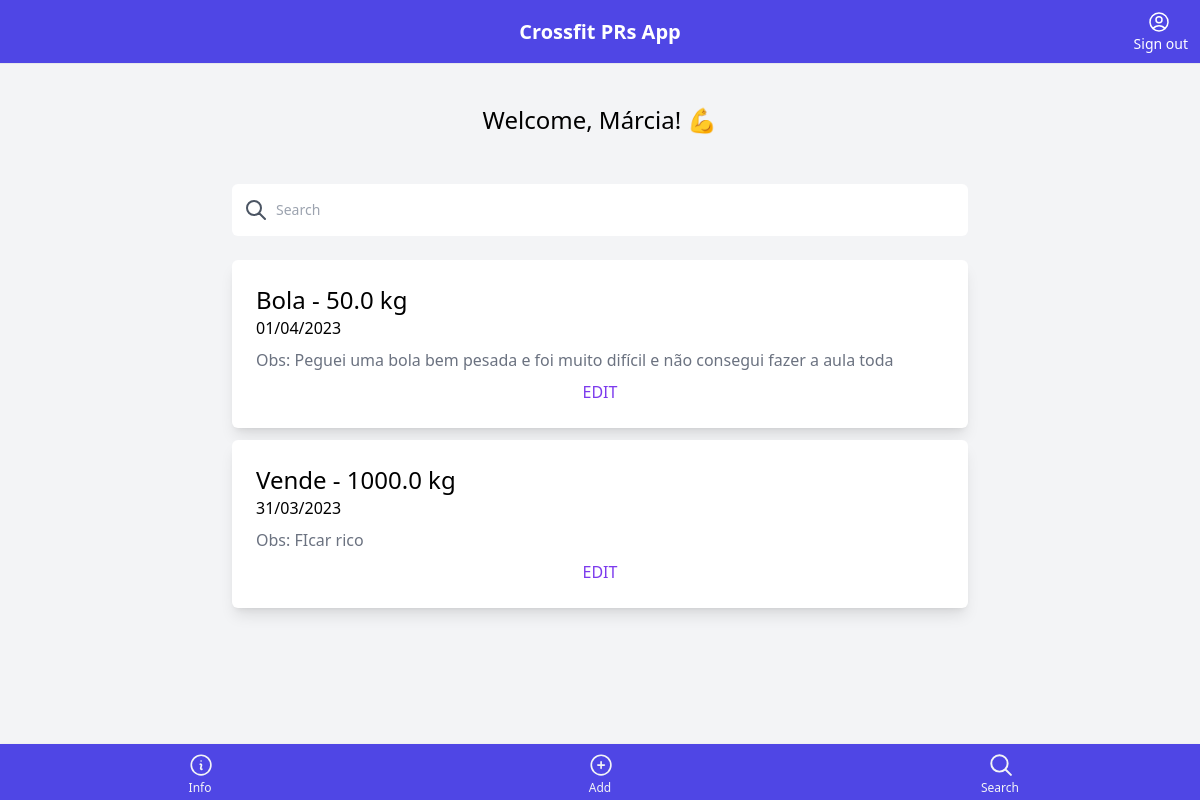
/ (signed in), run on the app's committed database.
### core/models.py (models this page shows, shortened)
class Item(models.Model):
    name = models.CharField(max_length=255)
    observation = models.TextField(blank=True, null=True)
    personal_record = models.FloatField()
    pr_date = models.DateField()
    created_by = models.ForeignKey(User, related_name='items', on_delete=models.CASCADE)
    created_at = models.DateTimeField(auto_now_add=True)

### core/views.py (the view)
# urls.py: path('', views.index, name='index'),
@login_required
def index(request):
     query = request.GET.get('query','')
     items = Item.objects.filter(created_by=request.user)
     if query:
          items = items.filter(name__icontains=query)
     return render(request, 'core/index.html', {
          'items': items,
          'query': query
     })

### core/templates/core/index.html (shortened to what this page needs)
{% extends 'core/base.html' %}
{% block content %}
    <h2 class="mb-12 text-2xl text-center"> Welcome, {{ request.user.first_name }}! 💪 </h2>
    <form method="get" action="{% url 'core:index' %}">
        <div class="flex items-center">
            <div class="relative text-gray-600 focus-within:text-gray-400 w-full">
                <span class="absolute inset-y-0 left-0 flex items-center pl-2">
                  <button type="submit" class="p-1 focus:outline-none">
                    <svg fill="none" stroke="currentColor" stroke-linecap="round" stroke-linejoin="round" stroke-width="2" viewBox="0 0 24 24" class="w-6 h-6"><path d="M21 21l-6-6m2-5a7 7 0 11-14 0 7 7 0 0114 0z"></path></svg>
                  </button>
                </span>
                <input type="search" name="query" class=" w-full py-4 text-sm rounded-md pl-11 pr-5 focus:outline-none focus:bg-white focus:text-gray-900" placeholder="Search" value="{{ query }}" autocomplete="off">
            </div>
        </div>
    </form>
    <div class="mt-6 pb-12 rounded-md">
        <div class= "grid grid-cols-1 gap-3">
            {% for item in items %}
                <div>
                    <a href="{% url 'edit' item.id %}">
                        <div class="p-6 bg-white rounded-md shadow-lg">
                            <h2 class="text-2xl font-medium">{{ item.name }} - {{ item.personal_record }} kg</h2>
                            <p class="text-black-500">{{ item.pr_date|date:"d/m/Y" }} </p>
                            <p class="text-gray-500 py-2">Obs: {{ item.observation }} </p>
                            <p class="text-center text-violet-600 font-medium">EDIT</p>
                        </div>
                    </a>
                </div>
            {% endfor %}
        </div>
    </div>
{% endblock  %}

### data on the page
Item: name "Bola", personal_record "50.0", pr_date "01/04/2023", observation "Peguei uma bola bem pesada e foi muito difícil e não consegui fazer a aula toda"
Item: name "Vende", personal_record "1000.0", pr_date "31/03/2023", observation "FIcar rico"

### other printed values
{{ request.user.first_name }} "Márcia"
